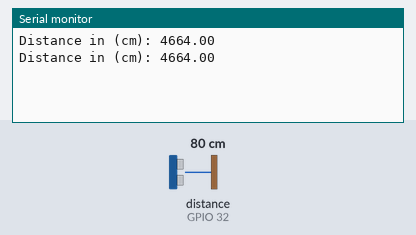
Simulated run of this sketch. Board: ESP32. On the bench: the last lines printed to the serial monitor. Wiring (inferred from the names in the program): ultrasonic range finder: trigger GPIO 33; echo GPIO 32. The inputs (shaded band) are chosen by the test bench; at power-on: distance to the obstacle (sensor on GPIO 32) 80 cm. The echo pulse lasts 58.3 µs per cm.

Above: at 1.8 s.
1.9 s: distance to the obstacle (sensor on GPIO 32) set to 2 cm
At 2.4 s:
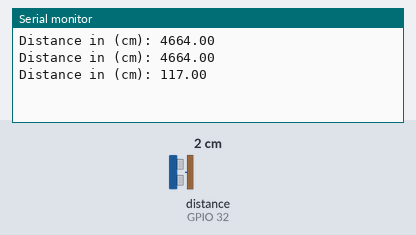
3.4 s: distance to the obstacle (sensor on GPIO 32) set to 4 cm
At 4.8 s:
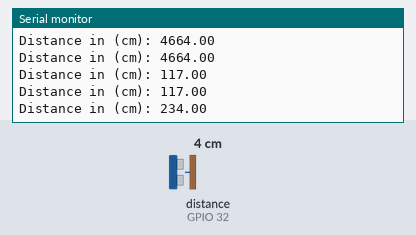
Timing chart, 0 to 6.4 s (numbered marks = the images above; inputs shaded):
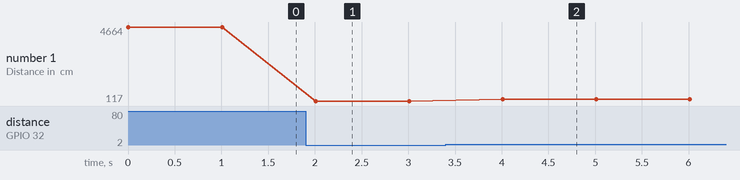

Measured:
- after the input at 1.9 s, the serial monitor: prints a new line after 0.11 s (image 1)
- after the input at 3.4 s, the serial monitor: prints a new line after 0.61 s (image 2)
- plotted number 1: 4664 → 117 after the input at 1.9 s, 117 → 234 after the input at 3.4 s

The sketch:

Ultrasonic_Sensor_Checking.ino
```cpp
const int trigPin = 33;
const int echoPin = 32;

long duration;
float distanceCm;

void setup() {
  Serial.begin(115200);
  pinMode(trigPin, OUTPUT);
  pinMode(echoPin, INPUT);
}

void loop() {

  digitalWrite(trigPin, LOW);
  delayMicroseconds(2);

  digitalWrite(trigPin, HIGH);
  delayMicroseconds(10);
  digitalWrite(trigPin, LOW);


 duration = pulseIn(echoPin, HIGH);


  distanceCm = duration ;

  Serial.print("Distance in (cm): ");
  Serial.println(distanceCm);


  delay(1000);
}
```
